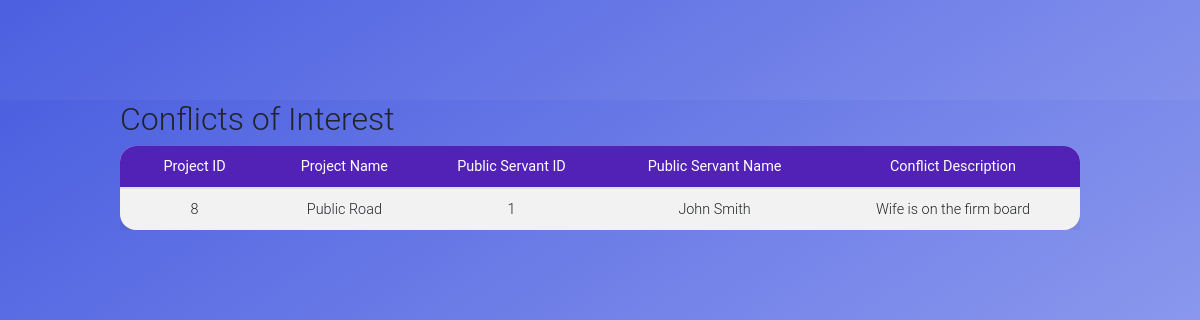
Page /CoI/view_coi.php on the committed database.
### tables this page shows
CREATE TABLE `conflicts` (
  `project_id` int(12) NOT NULL,
  `ps_id` int(12) NOT NULL,
  `ps_name` varchar(50) NOT NULL,
  `project_name` varchar(50) NOT NULL,
  `coi_description` varchar(500) NOT NULL
);

### CoI/view_coi.php (the view, shortened to what this page needs)
<?php include('header.php');
include('connect.php');
?>
<div class="wrapper-table">
    <div class="page-header clearfix">
        <h2 class="pull-left">Conflicts of Interest</h2>
    </div>
    <?php
    $sql = "SELECT * FROM conflicts";
    if ($result = mysqli_query($conn, $sql)) {
        if (mysqli_num_rows($result) > 0) {
            echo  "<table id='projects' class='table table-striped table-sm project-table' cellspacing='0' width='100%'>";
            echo "<thead>";
            echo "<tr>";
            echo "<th class='th-sm' id ='th-first' >Project ID</th>";
            echo "<th class='th-sm'>Project Name</th>";
            echo "<th class='th-sm'>Public Servant ID</th>";
            echo "<th class='th-sm'>Public Servant Name</th>";
            echo "<th class='th-sm' id='th-last'>Conflict Description</th>";
            echo "</tr>";
            echo "</thead>";
            echo "<tbody>";
            while ($row = mysqli_fetch_array($result)) {
                echo "<tr>";
                echo "<td>" . $row['project_id'] . "</td>";
                echo "<td>" . $row['project_name'] . "</td>";
                echo "<td>" . $row['ps_id'] . "</td>";
                echo "<td>" . $row['ps_name'] . "</td>";
                echo "<td>" . $row['coi_description'] . "</td>";
                echo "</tr>";
            }
            echo "</table>";
        } else {
            echo "<p class='lead'><em>No records were found.</em></p>";
        }
    } else {
        echo "ERROR: Could not able to execute $sql. " . mysqli_error($conn);
    }
    ?>
</div>
<?php include('footer.php') ?>
</body>
</html>

### CoI/css/style.css (style rules this page uses)
html, body { height: 100%; font-family: "Poppins", sans-serif; -webkit-font-smoothing: antialiased; background: #6d6c6c; background: linear-gradient(to bottom right, #4c60e0, #aeb7f5 ); }
.wrapper-table { margin-top:100px; margin-bottom: 100px; width:80%; margin-left:auto; margin-right:auto; }
.project-table { border-radius: 1rem; background-color: white; text-align: center; }
th { background-color:#5221b5; border-color: black; color:white; }
#th-first { border-radius: 16px 0px 0px 0px; }
#th-last { border-radius: 0px 16px 0px 0px; }
::placeholder { color:lightgray; }

### rows in the picture
conflicts: project "8", project_name "Public Road", ps "1", ps_name "John Smith", coi_description "Wife is on the firm board"
